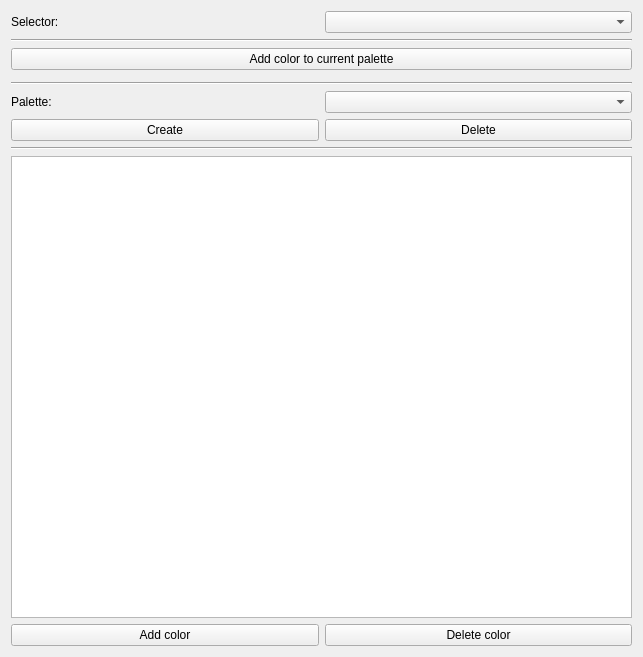
<?xml version="1.0" encoding="UTF-8"?>
<ui version="4.0">
    <class>capy::ui::ColorArea</class>
    <widget class="QWidget" name="capy::ui::ColorArea">
        <property name="geometry">
            <rect>
                <x>0</x>
                <y>0</y>
                <width>643</width>
                <height>657</height>
            </rect>
        </property>
        <property name="windowTitle">
            <string>Form</string>
        </property>
        <layout class="QVBoxLayout" name="verticalLayout_2">
            <item>
                <layout class="QHBoxLayout" name="horizontalLayout_3">
                    <item>
                        <widget class="QLabel" name="label_2">
                            <property name="text">
                                <string>Selector:</string>
                            </property>
                        </widget>
                    </item>
                    <item>
                        <widget class="QComboBox" name="selectorComboBox"/>
                    </item>
                </layout>
            </item>
            <item>
                <widget class="Line" name="line_2">
                    <property name="orientation">
                        <enum>Qt::Horizontal</enum>
                    </property>
                </widget>
            </item>
            <item>
                <widget class="QPushButton" name="addColorToPalette">
                    <property name="text">
                        <string>Add color to current palette</string>
                    </property>
                </widget>
            </item>
            <item>
                <widget class="DefaultColorPicker" name="colorPickerWidget" native="true"/>
            </item>
            <item>
                <widget class="Line" name="line_3">
                    <property name="orientation">
                        <enum>Qt::Horizontal</enum>
                    </property>
                </widget>
            </item>
            <item>
                <layout class="QVBoxLayout" name="verticalLayout">
                    <item>
                        <layout class="QHBoxLayout" name="horizontalLayout">
                            <item>
                                <widget class="QLabel" name="label">
                                    <property name="text">
                                        <string>Palette:</string>
                                    </property>
                                </widget>
                            </item>
                            <item>
                                <widget class="QComboBox" name="paletteComboBox"/>
                            </item>
                        </layout>
                    </item>
                    <item>
                        <layout class="QHBoxLayout" name="horizontalLayout_2">
                            <item>
                                <widget class="QPushButton" name="createPaletteButton">
                                    <property name="text">
                                        <string>Create</string>
                                    </property>
                                </widget>
                            </item>
                            <item>
                                <widget class="QPushButton" name="removePaletteButton">
                                    <property name="text">
                                        <string>Delete</string>
                                    </property>
                                </widget>
                            </item>
                        </layout>
                    </item>
                </layout>
            </item>
            <item>
                <widget class="Line" name="line">
                    <property name="orientation">
                        <enum>Qt::Horizontal</enum>
                    </property>
                </widget>
            </item>
            <item>
                <widget class="QTableView" name="colorTableView"/>
            </item>
            <item>
                <layout class="QHBoxLayout" name="horizontalLayout_4">
                    <item>
                        <widget class="QPushButton" name="createColorButton">
                            <property name="text">
                                <string>Add color</string>
                            </property>
                        </widget>
                    </item>
                    <item>
                        <widget class="QPushButton" name="removeColorButton">
                            <property name="text">
                                <string>Delete color</string>
                            </property>
                        </widget>
                    </item>
                </layout>
            </item>
        </layout>
    </widget>
    <customwidgets>
        <customwidget>
            <class>DefaultColorPicker</class>
            <extends>QWidget</extends>
            <header>ui/widgets/color-pickers/DefaultColorPicker.hpp</header>
            <container>1</container>
        </customwidget>
    </customwidgets>
    <resources/>
    <connections/>
</ui>
